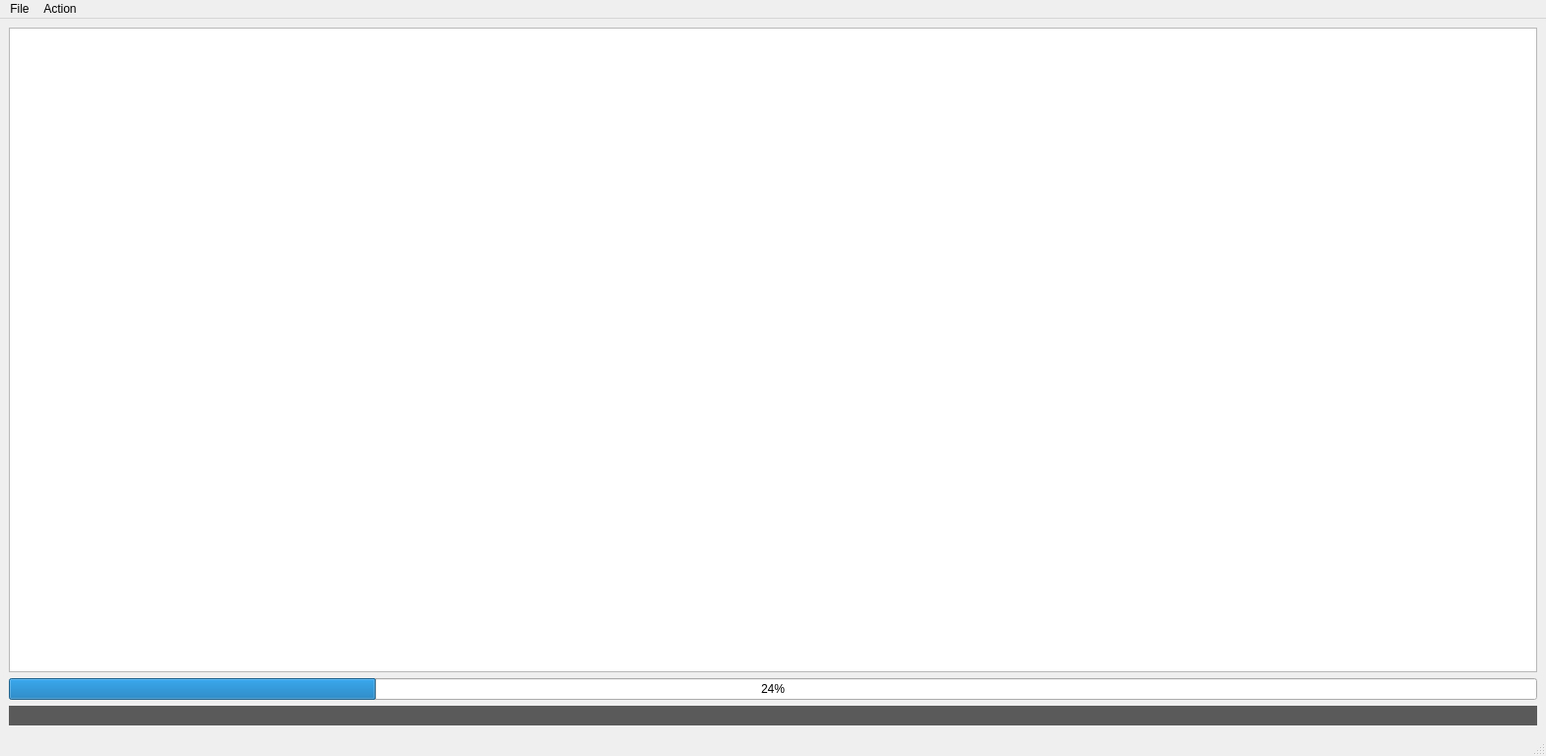
<?xml version="1.0" encoding="UTF-8"?>
<ui version="4.0">
 <class>CalManageWin</class>
 <widget class="QMainWindow" name="CalManageWin">
  <property name="geometry">
   <rect>
    <x>0</x>
    <y>0</y>
    <width>1568</width>
    <height>767</height>
   </rect>
  </property>
  <property name="windowTitle">
   <string>MainWindow</string>
  </property>
  <widget class="QWidget" name="centralwidget">
   <layout class="QGridLayout" name="gridLayout">
    <item row="0" column="0">
     <layout class="QVBoxLayout" name="verticalLayout">
      <item>
       <widget class="QTableWidget" name="tableWidget">
        <property name="font">
         <font>
          <family>Segoe UI Semibold</family>
          <pointsize>10</pointsize>
          <weight>50</weight>
          <italic>false</italic>
          <bold>false</bold>
         </font>
        </property>
       </widget>
      </item>
      <item>
       <widget class="QProgressBar" name="progressBar">
        <property name="value">
         <number>24</number>
        </property>
       </widget>
      </item>
      <item>
       <widget class="QLineEdit" name="le_Log">
        <property name="font">
         <font>
          <family>Segoe UI Semibold</family>
          <pointsize>10</pointsize>
          <weight>50</weight>
          <italic>false</italic>
          <bold>false</bold>
         </font>
        </property>
        <property name="styleSheet">
         <string notr="true">background-color: rgb(90, 90, 90);
color: rgb(255, 255, 0);
border-color: rgb(240, 240, 240);</string>
        </property>
        <property name="frame">
         <bool>false</bool>
        </property>
        <property name="readOnly">
         <bool>true</bool>
        </property>
       </widget>
      </item>
     </layout>
    </item>
   </layout>
  </widget>
  <widget class="QMenuBar" name="menubar">
   <property name="geometry">
    <rect>
     <x>0</x>
     <y>0</y>
     <width>1568</width>
     <height>34</height>
    </rect>
   </property>
   <widget class="QMenu" name="menuLoadCalFile">
    <property name="title">
     <string>File</string>
    </property>
    <addaction name="actionLoad"/>
    <addaction name="actionDownload"/>
   </widget>
   <widget class="QMenu" name="menuAction">
    <property name="title">
     <string>Action</string>
    </property>
    <addaction name="actionImport"/>
    <addaction name="actionExport"/>
    <addaction name="separator"/>
    <addaction name="actionDownload_Import"/>
   </widget>
   <addaction name="menuLoadCalFile"/>
   <addaction name="menuAction"/>
  </widget>
  <widget class="QStatusBar" name="statusbar"/>
  <action name="actionLoad">
   <property name="icon">
    <iconset resource="icon.qrc">
     <normaloff>:/icon/icon/open.png</normaloff>:/icon/icon/open.png</iconset>
   </property>
   <property name="text">
    <string>Load</string>
   </property>
   <property name="toolTip">
    <string>load calibration file(.csv)</string>
   </property>
  </action>
  <action name="actionDownload">
   <property name="icon">
    <iconset resource="icon.qrc">
     <normaloff>:/icon/icon/download-alt.png</normaloff>:/icon/icon/download-alt.png</iconset>
   </property>
   <property name="text">
    <string>Download</string>
   </property>
   <property name="toolTip">
    <string>download calibration pams</string>
   </property>
  </action>
  <action name="actionExport">
   <property name="icon">
    <iconset resource="icon.qrc">
     <normaloff>:/icon/icon/export2.png</normaloff>:/icon/icon/export2.png</iconset>
   </property>
   <property name="text">
    <string>Export</string>
   </property>
  </action>
  <action name="actionImport">
   <property name="icon">
    <iconset resource="icon.qrc">
     <normaloff>:/icon/icon/import2.png</normaloff>:/icon/icon/import2.png</iconset>
   </property>
   <property name="text">
    <string>Import</string>
   </property>
  </action>
  <action name="actionDownload_Import">
   <property name="icon">
    <iconset resource="icon.qrc">
     <normaloff>:/icon/icon/download-alt.png</normaloff>:/icon/icon/download-alt.png</iconset>
   </property>
   <property name="text">
    <string>Download_Import</string>
   </property>
  </action>
 </widget>
 <resources>
  <include location="icon.qrc"/>
 </resources>
 <connections/>
</ui>
